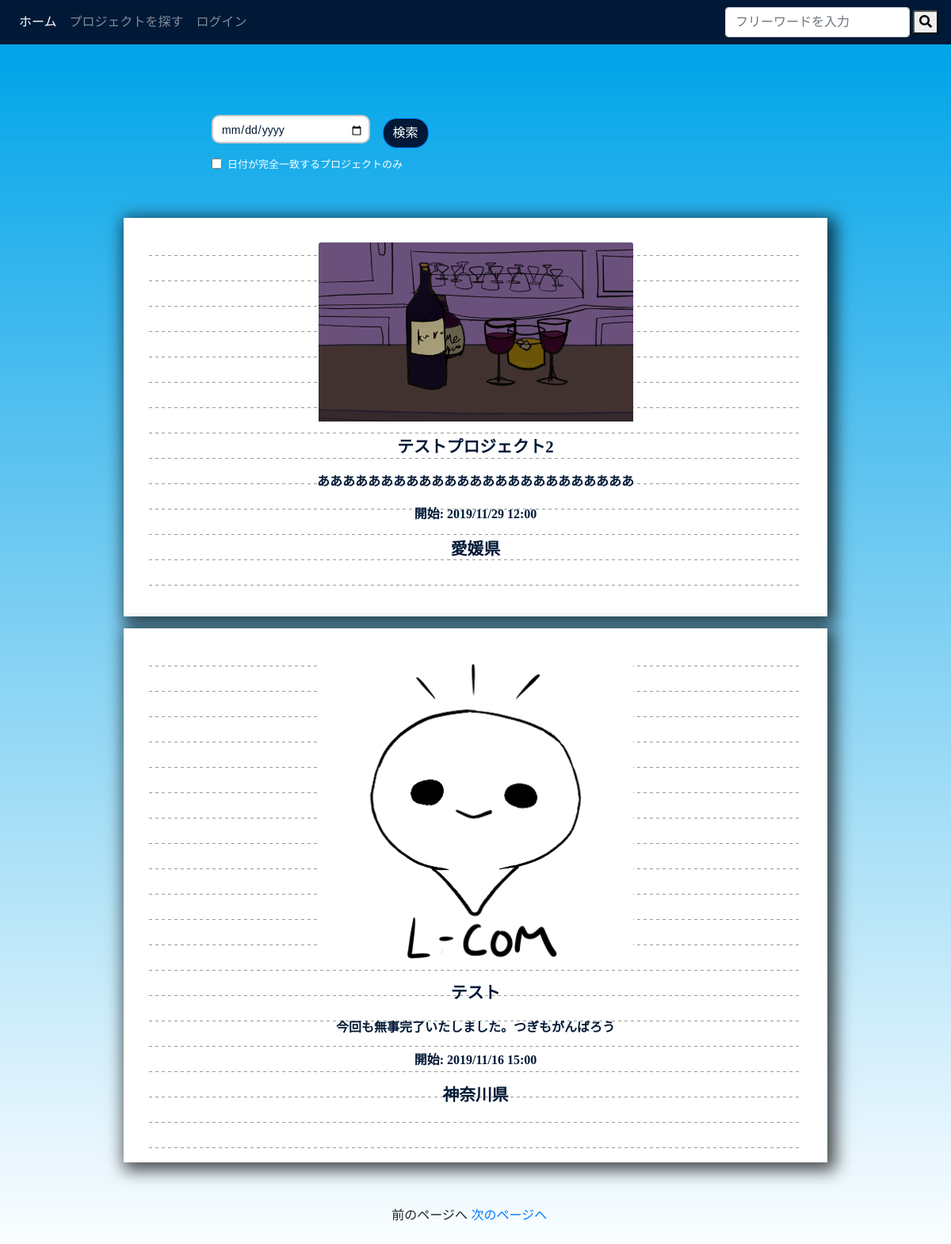
The app's page /lcom_web/place_date.php with its own data.
### tables this page shows
CREATE TABLE `projects` (
  `id` int(11) NOT NULL,
  `project_name` varchar(255) NOT NULL,
  `message` text NOT NULL,
  `member_id` int(11) NOT NULL,
  `place` varchar(255) NOT NULL,
  `project_picture` varchar(255) NOT NULL,
  `open_year` int(11) NOT NULL,
  `open_month` int(11) NOT NULL,
  `open_date` int(11) NOT NULL,
  `open_time` int(11) NOT NULL,
  `place_id` int(11) NOT NULL,
  `pro_point` int(11) NOT NULL,
  `created` datetime NOT NULL,
  `modified` timestamp NOT NULL DEFAULT current_timestamp() ON UPDATE current_timestamp()
);

### lcom_web/prefacture.php (called while the page is built, shortened)
<?php
function refer_prefecture($place_id){
    switch ($place_id) {
        case '2':
          $prefacture = '神奈川県';
          break;
        case '28':
          $prefacture = '愛媛県';
          break;
        }
    return $prefacture;
}

### lcom_web/place_date.php (the view, shortened to what this page needs)
<?php
require('dbconnect.php');
require('prefacture.php');
if (isset($_SESSION['id']) && $_SESSION['time'] + 3600 > time()) {
    $_SESSION['time'] = time();
    $loginflag = true;
} else {
    $loginflag = false;
}
$page = $_GET['page'];
if ($page == '') {
    $page = 1;
}
$page = max($page, 1);
$counts = $db->query('SELECT COUNT(*) AS cnt FROM projects');
$cnt = $counts->fetch();
$maxPage = ceil($cnt['cnt'] / 6);
$page = min($page, $maxPage);
$start = ($page - 1) * 6;
$year = date('Y');
$month = date('m');
$date = date('d');
if ($_GET['check'] == 'on') {
    $procards = $db->prepare('SELECT m.name, m.picture, p.* FROM members m, projects p WHERE m.id=p.member_id AND p.open_year = ? AND p.open_month = ? AND p.open_date = ? ORDER BY p.created DESC LIMIT ?, 6');
    $procards->bindParam(1, $year, PDO::PARAM_INT);
    $procards->bindParam(2, $month, PDO::PARAM_INT);
    $procards->bindParam(3, $date, PDO::PARAM_INT);
    $procards->bindParam(4, $start, PDO::PARAM_INT);
    $procards->execute();
} else {
    $procards = $db->prepare('SELECT m.name, m.picture, p.* FROM members m, projects p WHERE m.id=p.member_id AND p.open_year = ? AND p.open_month = ? ORDER BY p.created DESC LIMIT ?, 6');
    $procards->bindParam(1, $year, PDO::PARAM_INT);
    $procards->bindParam(2, $month, PDO::PARAM_INT);
    $procards->bindParam(3, $start, PDO::PARAM_INT);
    $procards->execute();
}
?>
<!DOCTYPE html>
<html lang="ja">
<head>
    <link rel="stylesheet" href="https://stackpath.bootstrapcdn.com/bootstrap/4.3.1/css/bootstrap.min.css">
    <link rel="stylesheet" href="style8.css">
    <link rel="stylesheet" href="https://use.fontawesome.com/releases/v5.6.3/css/all.css">
    <link rel="stylesheet" href="https://cdnjs.cloudflare.com/ajax/libs/animate.css/3.5.2/animate.min.css">
</head>
<body>
    <nav class="navbar navbar-expand-lg navbar-dark">
        <div class="collapse navbar-collapse" id="navbarNavAltMarkup">
            <div class="navbar-nav">
                <a class="nav-item nav-link active" href="index.php">ホーム<span class="sr-only">(current)</span></a>
                <a class="nav-item nav-link" href="project/joinproject.php">プロジェクトを探す</a>
                <?php if (!$loginflag) : ?>
                    <a class="nav-item nav-link" href="login/login.php">ログイン</a>
                <?php endif; ?>
            </div>
        </div>
        <form class="form-inline my-2 my-lg-0" action="project/searchproject.php" method="get">
            <input class="form-control mr-sm-1" id="search" name="search" type="text" placeholder="フリーワードを入力" />
            <button class="search_btn" type="submit" id="sbtn2"><i class="fas fa-search"></i></button>
        </form>
    </nav>
    <div class="container">
        <form action="" method="get">
            <label class="form-date">
                <input type="date" name="open"></input>
            </label>
            <button type="submit" class="btn btn-primary mb-2">検索</button>
            <div class="form-check">
                <input type="checkbox" class="form-check-input" id="exampleCheck1" name="check">
                <label class="form-check-label" for="exampleCheck1">日付が完全一致するプロジェクトのみ</label>
            </div>
        </form>
        <?php foreach ($procards as $procard) : ?>
            <a href="project/content.php?id=<?php print(htmlspecialchars($procard['id'], ENT_QUOTES)); ?>">
                <div class="pro_kakoi animated bounceInDown" style="text-align: center;">
                    <div class="pro_inner" style="padding: 15px; text-align: center;">
                        <img src="image/project/<?php print(htmlspecialchars($procard['project_picture'], ENT_QUOTES)); ?>" class="card-img-top" alt="...">
                        <div class="card-body">
                            <h2><?php print(htmlspecialchars($procard['project_name'], ENT_QUOTES)); ?></h2>
                            <h3><?php print(mb_substr(htmlspecialchars($procard['message'], ENT_QUOTES), 0, 25)); ?></h3>
                            <p>開始: <?php print(htmlspecialchars($procard['open_year'] . "/" . $procard['open_month'] . "/" . $procard['open_date'] . " " . $procard['open_time'] . ":00", ENT_QUOTES)); ?></p>
                            <h2><?php print(htmlspecialchars(refer_prefecture($procard['place_id']), ENT_QUOTES)); ?></h2>
                        </div>
                    </div>
                </div>
            </a>
        <?php endforeach; ?>
        <ul class="paging">
            <?php if ($page > 1) : ?>
                <li><a href="place_date.php?page=<?php print($page - 1); ?>">前のページへ</a></li>
            <?php else : ?>
                <li>前のページへ</a></li>
            <?php endif; ?>
            <?php if ($page < $maxPage) : ?>
                <li><a href="place_date.php?page=<?php print($page + 1); ?>">次のページへ</a></li>
            <?php else : ?>
                <li>次のページへ</a></li>
            <?php endif; ?>
        </ul>
    </div>
</body>
</html>

### lcom_web/style8.css (style rules this page uses)
body { font-family: 'Noto Sans JP', sans-serif; background-repeat: no-repeat; background-size: cover; }
.navbar { background-color: #011936; border-color: #3e6962; font-family: 'Noto Sans JP', sans-serif; }
.form-control { width: 75%; margin-right: 10px; }
.search_btn { border-radius: 3px; }
.pro_kakoi { background: #fff; padding: 1em 2em; width: 80%; margin: 15px auto; box-shadow: 5px 5px 20px 5px rgba(0, 0, 0, 0.7); }
.pro_inner { background-image: linear-gradient( 90deg, rgba(0, 0, 0, 0) 0%, rgba(0, 0, 0, 0) 50%, #ffff 50%, #ffff 50%), linear-gradient( 180deg, rgba(0, 0, 0, 0) 0%, rgba(0, 0, 0, 0) 97%, #999 97%, #999 100%); background-size: 8px 100%, 100% 2em; line-height: 2; }
.pro_inner h3, .pro_inner p { margin-bottom: 1em; font-size: 1em; color: #011936; font-family: TanukiFont; font-weight: bold; }
.pro_inner h2 { margin-bottom: 1em; font-size: 1.3em; color: #011936; font-family: TanukiFont; font-weight: bold; }
.pro_inner img { text-align: center; width: 50%; left: 20%; }
.paging { margin-top: 10px; text-align: center; }
.paging li { display: inline; list-style: none; }
@media screen and (min-width: 767px) { .btn { margin-top: 14px; } }

### lcom_web/place_date.php (style rules this page uses)
body { font-family: 'Noto Sans JP', sans-serif; background-image: url(image/top/bgbody.png); background-repeat: no-repeat; background-size: cover; }
.form-date { background-color: #fff; position: relative; text-align: center; display: inline-block; margin-top: 8%; margin-bottom: 1%; margin-left: 20%; width: 200px; height: 36px; border: 2px solid #ccc; border-radius: 10px; color: #011936; font-family: TanukiFont; }
.paging { margin: 5%; margin-left: 0%; font-family: 'Noto Sans JP', sans-serif; }
.paging li { display: inline; list-style: none; }
input[type="date"] { position: relative; padding: 0 10px; width: 200px; height: 36px; border: 0; background: transparent; box-sizing: border-box; font-size: 14px; color: #011936; font-family: 'Noto Sans JP', sans-serif; }
.btn { background-color: #011936; border-radius: 18px; margin-left: 1%; font-family: 'Noto Sans JP', sans-serif; }
.form-check { margin-bottom: 5%; margin-left: 20%; }
.form-check-label { color: #fff; font-family: 'Noto Sans JP', sans-serif; font-size: 13px; }

### records on screen
projects: project_picture (picture), project_name "テストプロジェクト2", message "あああああああああああああああああああああああああ", open_year+open_month+open_date "2019/11/29 12:00", place "愛媛県"
projects: project_picture (picture), project_name "テスト", message "今回も無事完了いたしました。つぎもがんばろう", open_year+open_month+open_date "2019/11/16 15:00", place "神奈川県"
